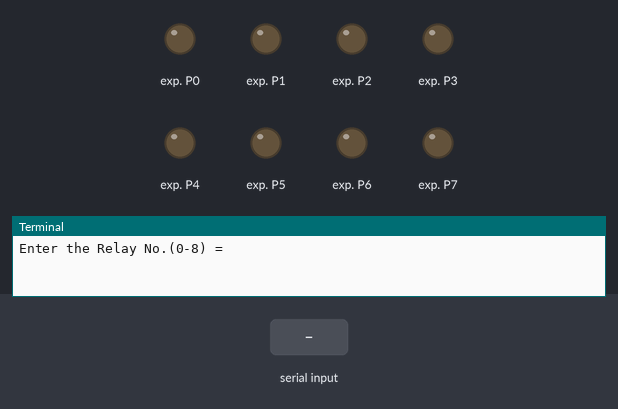
Bench run of a program on a simulated Raspberry Pi (BCM pin numbers). Shown: output pins drawn as LEDs (lit = HIGH), the last lines printed to the terminal. The inputs (shaded band) are chosen by the test bench. Library files of the repository ran but are not shown: MCP23008.py.

Above: at 1.2 s.
1.3 s: "1" typed at the terminal
At 1.9 s:
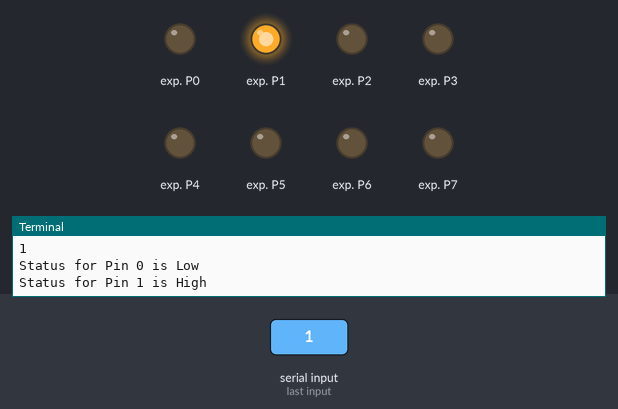
2.8 s: "0" typed at the terminal
At 5.1 s:
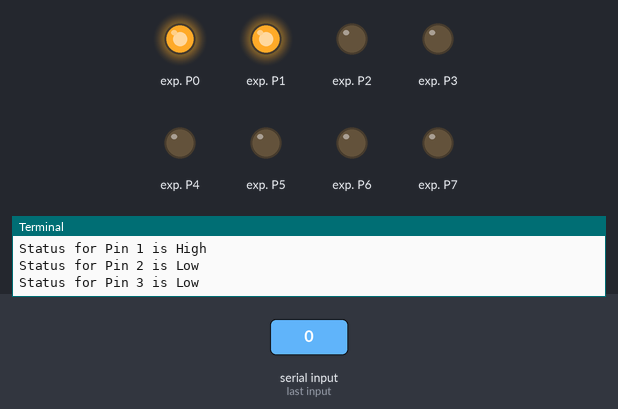
5.4 s: "2" typed at the terminal
At 7.4 s:
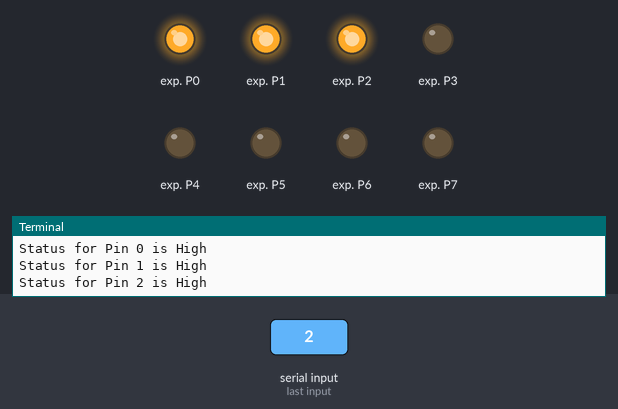
Timing chart, 0 to 8.9 s (numbered marks = the images above; inputs shaded):
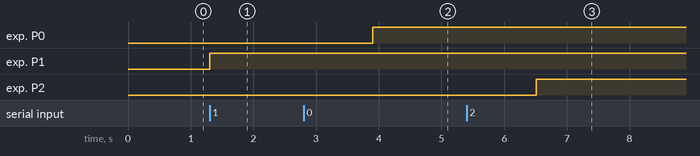

Measured:
- after the input at 1.3 s, exp. P1: LOW → HIGH at once
- after the input at 2.8 s, exp. P0: LOW → HIGH after 1.1 s
- after the input at 5.4 s, exp. P2: LOW → HIGH after 1.1 s

The program:

Relay_GPIO.py
```python
# (licence header left out)
import time

from MCP23008 import MCP23008
mcp23008 = MCP23008()

while True :
	mcp23008.select_relay()
	mcp23008.set_output_dir()
	mcp23008.checking_status()
	mcp23008.gpio_config()
	mcp23008.check_status()
	print " ******************************* "
	time.sleep(0.2)
```
